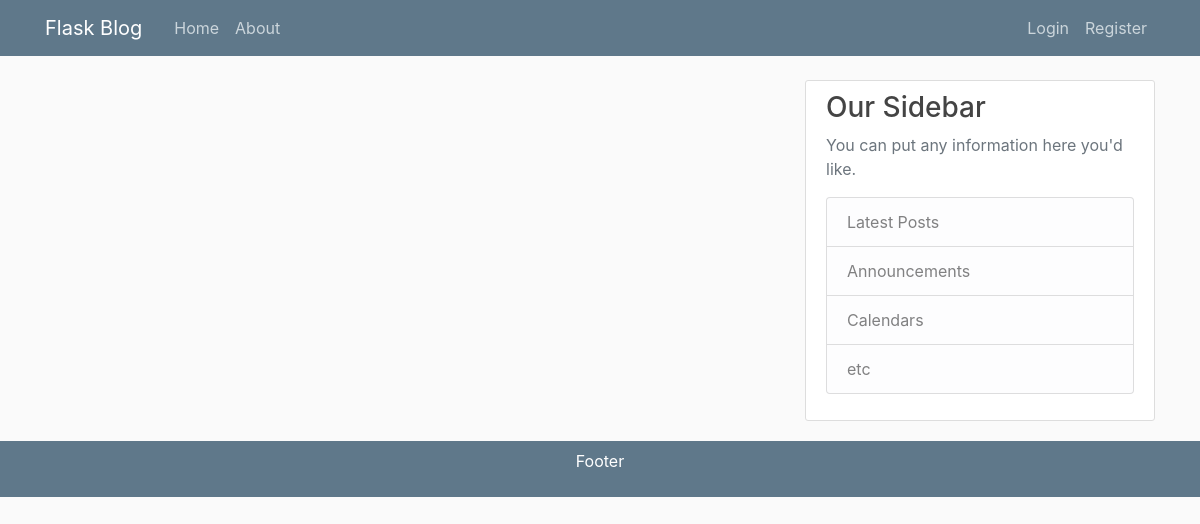
The app's page /home, older data.
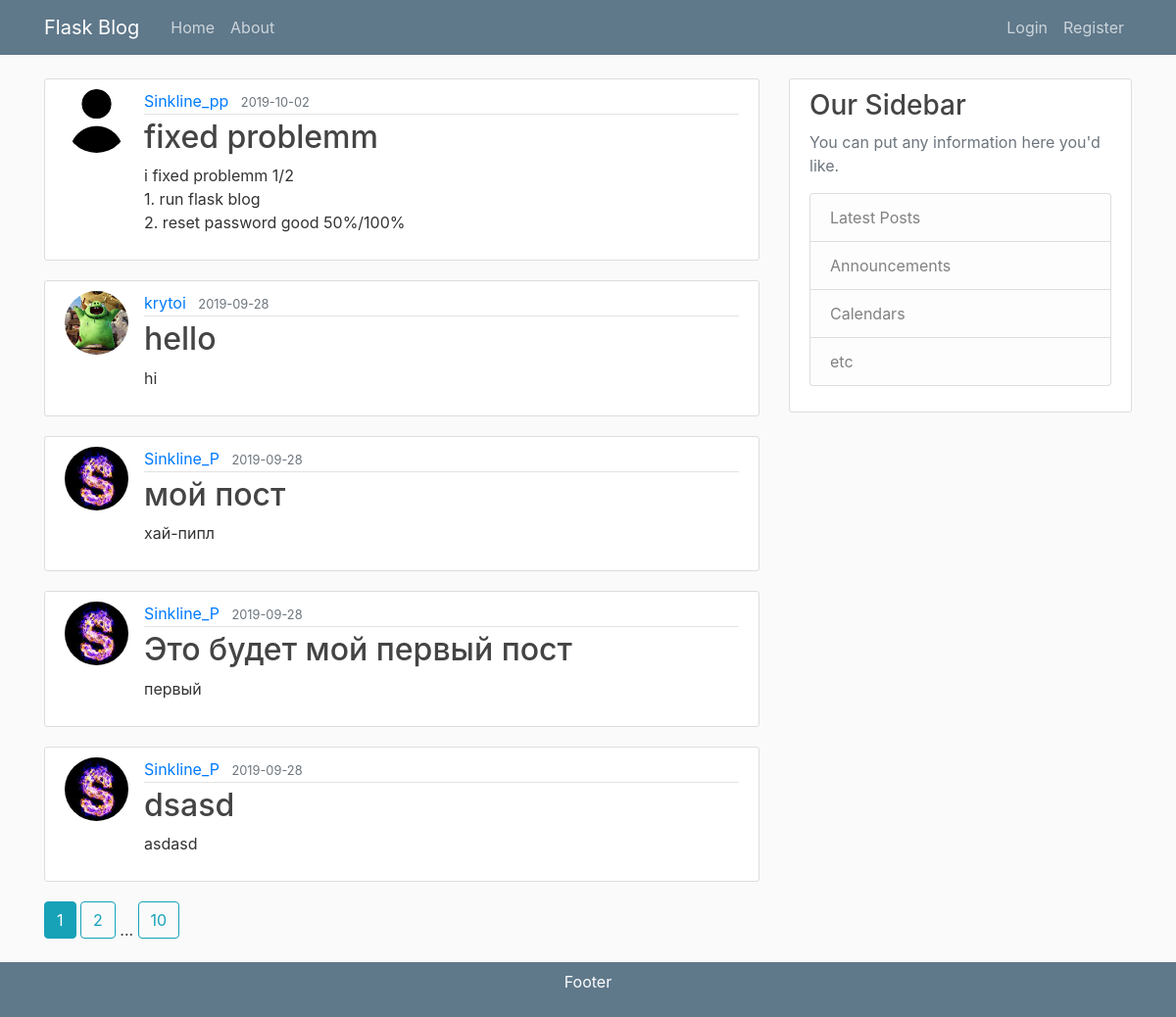
The same page, newer data.
### flaskblog/models.py (models this page shows, shortened)
class Post(db.Model):
    id = db.Column(db.Integer, primary_key=True)
    title = db.Column(db.String(100), nullable=False)
    date_posted = db.Column(db.DateTime, nullable=False, default=datetime.utcnow)
    content = db.Column(db.Text, nullable=False)
    user_id = db.Column(db.Integer, db.ForeignKey('user.id'), nullable=False)

class User(db.Model, UserMixin):
    id = db.Column(db.Integer, primary_key=True)
    username = db.Column(db.String(20), unique=True, nullable=False)
    email = db.Column(db.String(120), unique=True, nullable=False)
    image_file = db.Column(db.String(20), nullable=False, default='default.jpg')
    password = db.Column(db.String(60), nullable=False)
    posts = db.relationship('Post', backref='author', lazy=True)

### flaskblog/main/routes.py (the view)
@main.route("/")
@main.route("/home")
def home():
    page = request.args.get('page', 1, type=int)
    posts = Post.query.order_by(Post.date_posted.desc()).paginate(page=page, per_page=5)
    return render_template('home.html', posts=posts)

### flaskblog/templates/home.html
{% extends "layout.html" %}
{% block content %}
    {% for post in posts.items %}
        <article class="media content-section">
          <img class="rounded-circle article-img" src="{{ url_for('static', filename='profile_pics/' + post.author.image_file) }}">
          <div class="media-body">
            <div class="article-metadata">
              <a class="mr-2" href="{{ url_for('users.user_posts', username=post.author.username) }}">{{ post.author.username }}</a>
              <small class="text-muted">{{ post.date_posted.strftime('%Y-%m-%d') }}</small>
            </div>
            <h2><a class="article-title" href="{{ url_for('posts.post', post_id=post.id) }}">{{ post.title }}</a></h2>
            <p class="article-content">{{ post.content }}</p>
          </div>
        </article>
    {% endfor %}
    {% for page_num in posts.iter_pages(left_edge=1, right_edge=1, left_current=1, right_current=2) %}
      {% if page_num %}
        {% if posts.page == page_num %}
          <a class="btn btn-info mb-4" href="{{ url_for('main.home', page=page_num) }}">{{ page_num }}</a>
        {% else %}
          <a class="btn btn-outline-info mb-4" href="{{ url_for('main.home', page=page_num) }}">{{ page_num }}</a>
        {% endif %}
      {% else %}
        ...
      {% endif %}
    {% endfor %}
{% endblock content %}

### flaskblog/templates/layout.html (shortened to what this page needs)
<!DOCTYPE html>
<html>
<head>
    <link rel="stylesheet" href="https://maxcdn.bootstrapcdn.com/bootstrap/4.0.0/css/bootstrap.min.css">
    <link rel="stylesheet" type="text/css" href="{{ url_for('static', filename='main.css') }}">
</head>
<body>
    <header class="site-header">
      <nav class="navbar navbar-expand-md navbar-dark bg-steel fixed-top">
        <div class="container">
          <a class="navbar-brand mr-4" href="/">Flask Blog</a>
          <div class="collapse navbar-collapse" id="navbarToggle">
            <div class="navbar-nav mr-auto">
              <a class="nav-item nav-link" href="{{ url_for('main.home') }}">Home</a>
              <a class="nav-item nav-link" href="{{ url_for('main.about') }}">About</a>
            </div>
            <div class="navbar-nav">
              {% if current_user.is_authenticated %}
                <a class="nav-item nav-link" href="{{ url_for('posts.new_post') }}">New Post</a>
                <a class="nav-item nav-link" href="{{ url_for('users.account') }}">Account</a>
                <a class="nav-item nav-link" href="{{ url_for('users.logout') }}">Logout</a>
              {% else %}
                <a class="nav-item nav-link" href="{{ url_for('users.login') }}">Login</a>
                <a class="nav-item nav-link" href="{{ url_for('users.register') }}">Register</a>
              {% endif %}
            </div>
          </div>
        </div>
      </nav>
    </header>
    <main role="main" class="container">
      <div class="row">
        <div class="col-md-8">
          {% block content %}{% endblock %}
        </div>
        <div class="col-md-4">
          <div class="content-section fixed">
            <h3>Our Sidebar</h3>
            <p class='text-muted'>You can put any information here you'd like.
              <ul class="list-group">
                <li class="list-group-item list-group-item-light">Latest Posts</li>
                <li class="list-group-item list-group-item-light">Announcements</li>
                <li class="list-group-item list-group-item-light">Calendars</li>
                <li class="list-group-item list-group-item-light">etc</li>
              </ul>
            </p>
          </div>
        </div>
    </main>
    <main class="navbar navbar-expand-md navbar-dark bg-steel">
        <div class="footer">
          <p>Footer</p>
        </div>
    </main>
</body>
</html>

### flaskblog/static/main.css (style rules this page uses)
body { background: #fafafa; color: #333333; margin-top: 5rem; }
h1, h2, h3, h4, h5, h6 { color: #444444; }
.bg-steel { background-color: #5f788a; }
.site-header .navbar-nav .nav-link { color: #cbd5db; }
.content-section { background: #ffffff; padding: 10px 20px; border: 1px solid #dddddd; border-radius: 3px; margin-bottom: 20px; }
.article-title { color: #444444; }
.article-content { white-space: pre-line; }
.article-img { height: 65px; width: 65px; margin-right: 16px; }
.article-metadata { padding-bottom: 1px; margin-bottom: 4px; border-bottom: 1px solid #e3e3e3 }
.fixed { position: sticky; top: 80px; }
.footer { left: 0; bottom: 0; width: 100%; background-color: #5F788A; color: white; text-align: center; }

Row changes from the older to the newer data that the page shows:
added Post: image_file (picture), author.username "Sinkline_pp", date_posted "2019-10-02", title "fixed problemm", content "i fixed problemm 1/2 1. run flask blog 2. reset password good 50%/100%"
added Post: image_file (picture), author.username "krytoi", date_posted "2019-09-28", title "hello", content "hi"
added Post: image_file (picture), author.username "Sinkline_P", date_posted "2019-09-28", title "мой пост", content "хай-пипл"
added Post: image_file (picture), author.username "Sinkline_P", date_posted "2019-09-28", title "Это будет мой первый пост", content "первый"
added Post: image_file (picture), author.username "Sinkline_P", date_posted "2019-09-28", title "dsasd", content "asdasd"
Text that changed along with them:
new list line: "1"
new list line: "2"
new list line: "10"
